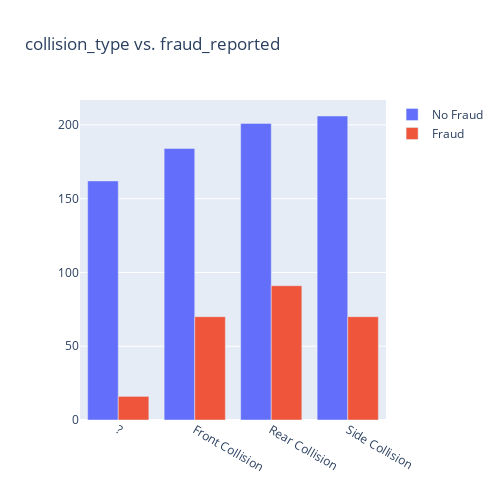

Notebook cell for this chart:
### Markdown cell above
Multi-vehicle and Single-vehicle collisions have more numre number of frauds, one of the reason could be that in collision there is a high possibility of more damage to car as well as the passengers.

### Code cell
#Collision_type vs fraud_reported
vis_data(data,"collision_type")

### Figure 1 — Plotly figure (JSON) as saved in the notebook; plotly's stock layout.template omitted (floating-point values rounded to 4 significant figures)
{"data": [{"name": "No Fraud", "type": "bar", "x": ["?", "Front Collision", "Rear Collision", "Side Collision"], "y": [162, 184, 201, 206]}, {"name": "Fraud", "type": "bar", "x": ["?", "Front Collision", "Rear Collision", "Side Collision"], "y": [16, 70, 91, 70]}], "layout": {"barmode": "group", "height": 500, "title": {"text": "collision_type vs. fraud_reported"}, "width": 500}}
